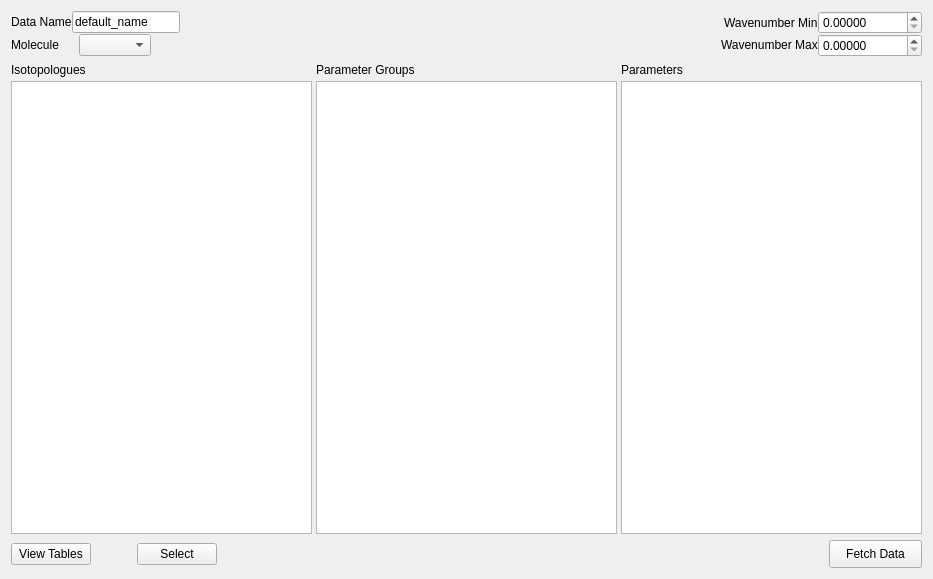
<?xml version="1.0" encoding="UTF-8"?>
<ui version="4.0">
 <class>Form</class>
 <widget class="QWidget" name="Form">
  <property name="geometry">
   <rect>
    <x>0</x>
    <y>0</y>
    <width>933</width>
    <height>579</height>
   </rect>
  </property>
  <property name="windowTitle">
   <string>Form</string>
  </property>
  <layout class="QVBoxLayout" name="verticalLayout_7">
   <item>
    <layout class="QVBoxLayout" name="verticalLayout_11">
     <property name="spacing">
      <number>0</number>
     </property>
     <property name="sizeConstraint">
      <enum>QLayout::SetDefaultConstraint</enum>
     </property>
     <item>
      <layout class="QHBoxLayout" name="horizontalLayout_19">
       <item>
        <widget class="QLabel" name="label_14">
         <property name="sizePolicy">
          <sizepolicy hsizetype="Maximum" vsizetype="Maximum">
           <horstretch>0</horstretch>
           <verstretch>0</verstretch>
          </sizepolicy>
         </property>
         <property name="minimumSize">
          <size>
           <width>0</width>
           <height>0</height>
          </size>
         </property>
         <property name="font">
          <font>
           <pointsize>9</pointsize>
          </font>
         </property>
         <property name="text">
          <string>Data Name</string>
         </property>
        </widget>
       </item>
       <item>
        <widget class="QLineEdit" name="data_name">
         <property name="sizePolicy">
          <sizepolicy hsizetype="Minimum" vsizetype="Fixed">
           <horstretch>0</horstretch>
           <verstretch>0</verstretch>
          </sizepolicy>
         </property>
         <property name="minimumSize">
          <size>
           <width>0</width>
           <height>0</height>
          </size>
         </property>
         <property name="font">
          <font>
           <pointsize>9</pointsize>
          </font>
         </property>
         <property name="text">
          <string>default_name</string>
         </property>
        </widget>
       </item>
       <item>
        <spacer name="horizontalSpacer">
         <property name="orientation">
          <enum>Qt::Horizontal</enum>
         </property>
         <property name="sizeHint" stdset="0">
          <size>
           <width>40</width>
           <height>20</height>
          </size>
         </property>
        </spacer>
       </item>
       <item>
        <widget class="QLabel" name="label_15">
         <property name="sizePolicy">
          <sizepolicy hsizetype="Maximum" vsizetype="Preferred">
           <horstretch>0</horstretch>
           <verstretch>0</verstretch>
          </sizepolicy>
         </property>
         <property name="maximumSize">
          <size>
           <width>16777215</width>
           <height>16777215</height>
          </size>
         </property>
         <property name="font">
          <font>
           <pointsize>9</pointsize>
          </font>
         </property>
         <property name="text">
          <string>Wavenumber Min</string>
         </property>
        </widget>
       </item>
       <item>
        <widget class="QDoubleSpinBox" name="wn_min">
         <property name="sizePolicy">
          <sizepolicy hsizetype="Fixed" vsizetype="Fixed">
           <horstretch>0</horstretch>
           <verstretch>0</verstretch>
          </sizepolicy>
         </property>
         <property name="minimumSize">
          <size>
           <width>0</width>
           <height>0</height>
          </size>
         </property>
         <property name="font">
          <font>
           <pointsize>9</pointsize>
          </font>
         </property>
         <property name="decimals">
          <number>5</number>
         </property>
         <property name="maximum">
          <double>100000.000000000000000</double>
         </property>
         <property name="value">
          <double>0.000000000000000</double>
         </property>
        </widget>
       </item>
      </layout>
     </item>
     <item>
      <layout class="QHBoxLayout" name="horizontalLayout_20">
       <item>
        <widget class="QLabel" name="label_16">
         <property name="sizePolicy">
          <sizepolicy hsizetype="Maximum" vsizetype="Maximum">
           <horstretch>0</horstretch>
           <verstretch>0</verstretch>
          </sizepolicy>
         </property>
         <property name="minimumSize">
          <size>
           <width>61</width>
           <height>0</height>
          </size>
         </property>
         <property name="font">
          <font>
           <pointsize>9</pointsize>
          </font>
         </property>
         <property name="text">
          <string>Molecule</string>
         </property>
        </widget>
       </item>
       <item>
        <spacer name="horizontalSpacer_4">
         <property name="orientation">
          <enum>Qt::Horizontal</enum>
         </property>
         <property name="sizeType">
          <enum>QSizePolicy::Fixed</enum>
         </property>
         <property name="sizeHint" stdset="0">
          <size>
           <width>7</width>
           <height>5</height>
          </size>
         </property>
        </spacer>
       </item>
       <item>
        <widget class="QComboBox" name="molecule_id">
         <property name="sizePolicy">
          <sizepolicy hsizetype="Minimum" vsizetype="Fixed">
           <horstretch>0</horstretch>
           <verstretch>0</verstretch>
          </sizepolicy>
         </property>
         <property name="minimumSize">
          <size>
           <width>0</width>
           <height>0</height>
          </size>
         </property>
         <property name="font">
          <font>
           <pointsize>9</pointsize>
          </font>
         </property>
        </widget>
       </item>
       <item>
        <spacer name="horizontalSpacer_2">
         <property name="orientation">
          <enum>Qt::Horizontal</enum>
         </property>
         <property name="sizeHint" stdset="0">
          <size>
           <width>40</width>
           <height>20</height>
          </size>
         </property>
        </spacer>
       </item>
       <item>
        <widget class="QLabel" name="label_17">
         <property name="sizePolicy">
          <sizepolicy hsizetype="Maximum" vsizetype="Maximum">
           <horstretch>0</horstretch>
           <verstretch>0</verstretch>
          </sizepolicy>
         </property>
         <property name="maximumSize">
          <size>
           <width>16777215</width>
           <height>16777215</height>
          </size>
         </property>
         <property name="font">
          <font>
           <pointsize>9</pointsize>
          </font>
         </property>
         <property name="text">
          <string>Wavenumber Max</string>
         </property>
        </widget>
       </item>
       <item>
        <widget class="QDoubleSpinBox" name="wn_max">
         <property name="sizePolicy">
          <sizepolicy hsizetype="Fixed" vsizetype="Fixed">
           <horstretch>0</horstretch>
           <verstretch>0</verstretch>
          </sizepolicy>
         </property>
         <property name="minimumSize">
          <size>
           <width>0</width>
           <height>0</height>
          </size>
         </property>
         <property name="font">
          <font>
           <pointsize>9</pointsize>
          </font>
         </property>
         <property name="decimals">
          <number>5</number>
         </property>
         <property name="maximum">
          <double>100000.000000000000000</double>
         </property>
         <property name="value">
          <double>0.000000000000000</double>
         </property>
        </widget>
       </item>
      </layout>
     </item>
    </layout>
   </item>
   <item>
    <layout class="QHBoxLayout" name="horizontalLayout_8">
     <property name="spacing">
      <number>4</number>
     </property>
     <property name="sizeConstraint">
      <enum>QLayout::SetNoConstraint</enum>
     </property>
     <item>
      <layout class="QVBoxLayout" name="verticalLayout_15">
       <property name="sizeConstraint">
        <enum>QLayout::SetNoConstraint</enum>
       </property>
       <item>
        <spacer name="verticalSpacer_8">
         <property name="orientation">
          <enum>Qt::Vertical</enum>
         </property>
         <property name="sizeType">
          <enum>QSizePolicy::Minimum</enum>
         </property>
         <property name="sizeHint" stdset="0">
          <size>
           <width>0</width>
           <height>0</height>
          </size>
         </property>
        </spacer>
       </item>
       <item>
        <widget class="QLabel" name="label_18">
         <property name="sizePolicy">
          <sizepolicy hsizetype="Fixed" vsizetype="Fixed">
           <horstretch>0</horstretch>
           <verstretch>0</verstretch>
          </sizepolicy>
         </property>
         <property name="font">
          <font>
           <pointsize>9</pointsize>
          </font>
         </property>
         <property name="text">
          <string>Isotopologues</string>
         </property>
         <property name="alignment">
          <set>Qt::AlignLeading|Qt::AlignLeft|Qt::AlignVCenter</set>
         </property>
        </widget>
       </item>
       <item>
        <widget class="QListWidget" name="iso_list">
         <property name="sizePolicy">
          <sizepolicy hsizetype="Expanding" vsizetype="Expanding">
           <horstretch>0</horstretch>
           <verstretch>0</verstretch>
          </sizepolicy>
         </property>
        </widget>
       </item>
      </layout>
     </item>
     <item>
      <layout class="QVBoxLayout" name="verticalLayout_16">
       <property name="sizeConstraint">
        <enum>QLayout::SetNoConstraint</enum>
       </property>
       <item>
        <spacer name="verticalSpacer_9">
         <property name="orientation">
          <enum>Qt::Vertical</enum>
         </property>
         <property name="sizeType">
          <enum>QSizePolicy::Minimum</enum>
         </property>
         <property name="sizeHint" stdset="0">
          <size>
           <width>0</width>
           <height>0</height>
          </size>
         </property>
        </spacer>
       </item>
       <item>
        <widget class="QLabel" name="param_group_lbl">
         <property name="sizePolicy">
          <sizepolicy hsizetype="Fixed" vsizetype="Fixed">
           <horstretch>0</horstretch>
           <verstretch>0</verstretch>
          </sizepolicy>
         </property>
         <property name="font">
          <font>
           <pointsize>9</pointsize>
          </font>
         </property>
         <property name="text">
          <string>Parameter Groups</string>
         </property>
        </widget>
       </item>
       <item>
        <widget class="QListWidget" name="param_group_list">
         <property name="sizePolicy">
          <sizepolicy hsizetype="Expanding" vsizetype="Expanding">
           <horstretch>0</horstretch>
           <verstretch>0</verstretch>
          </sizepolicy>
         </property>
        </widget>
       </item>
      </layout>
     </item>
     <item>
      <layout class="QVBoxLayout" name="verticalLayout_17">
       <property name="sizeConstraint">
        <enum>QLayout::SetNoConstraint</enum>
       </property>
       <item>
        <spacer name="verticalSpacer_10">
         <property name="orientation">
          <enum>Qt::Vertical</enum>
         </property>
         <property name="sizeType">
          <enum>QSizePolicy::Minimum</enum>
         </property>
         <property name="sizeHint" stdset="0">
          <size>
           <width>0</width>
           <height>0</height>
          </size>
         </property>
        </spacer>
       </item>
       <item>
        <widget class="QLabel" name="label_20">
         <property name="sizePolicy">
          <sizepolicy hsizetype="Fixed" vsizetype="Fixed">
           <horstretch>0</horstretch>
           <verstretch>0</verstretch>
          </sizepolicy>
         </property>
         <property name="font">
          <font>
           <pointsize>9</pointsize>
          </font>
         </property>
         <property name="text">
          <string>Parameters</string>
         </property>
        </widget>
       </item>
       <item>
        <widget class="QListWidget" name="param_list">
         <property name="sizePolicy">
          <sizepolicy hsizetype="Expanding" vsizetype="Expanding">
           <horstretch>0</horstretch>
           <verstretch>0</verstretch>
          </sizepolicy>
         </property>
        </widget>
       </item>
      </layout>
     </item>
    </layout>
   </item>
   <item>
    <layout class="QHBoxLayout" name="horizontalLayout_21">
     <property name="sizeConstraint">
      <enum>QLayout::SetNoConstraint</enum>
     </property>
     <item>
      <widget class="QPushButton" name="edit_button">
       <property name="text">
        <string>View Tables</string>
       </property>
      </widget>
     </item>
     <item>
      <spacer name="horizontalSpacer_3">
       <property name="orientation">
        <enum>Qt::Horizontal</enum>
       </property>
       <property name="sizeType">
        <enum>QSizePolicy::Fixed</enum>
       </property>
       <property name="sizeHint" stdset="0">
        <size>
         <width>40</width>
         <height>20</height>
        </size>
       </property>
      </spacer>
     </item>
     <item>
      <widget class="QPushButton" name="select_button">
       <property name="text">
        <string>Select</string>
       </property>
      </widget>
     </item>
     <item>
      <spacer name="horizontalSpacer_8">
       <property name="orientation">
        <enum>Qt::Horizontal</enum>
       </property>
       <property name="sizeHint" stdset="0">
        <size>
         <width>0</width>
         <height>20</height>
        </size>
       </property>
      </spacer>
     </item>
     <item>
      <widget class="QPushButton" name="fetch_button">
       <property name="sizePolicy">
        <sizepolicy hsizetype="Maximum" vsizetype="Fixed">
         <horstretch>0</horstretch>
         <verstretch>0</verstretch>
        </sizepolicy>
       </property>
       <property name="minimumSize">
        <size>
         <width>93</width>
         <height>28</height>
        </size>
       </property>
       <property name="font">
        <font>
         <pointsize>9</pointsize>
        </font>
       </property>
       <property name="text">
        <string>Fetch Data</string>
       </property>
      </widget>
     </item>
    </layout>
   </item>
  </layout>
 </widget>
 <resources/>
 <connections/>
</ui>
